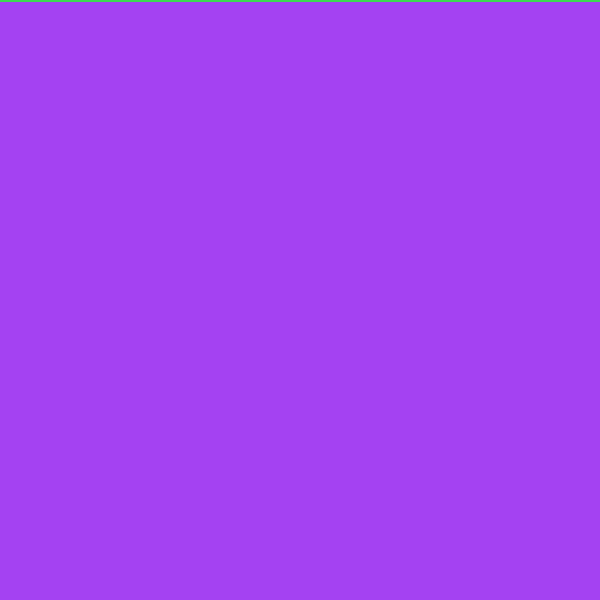
Frame 1 (no input)
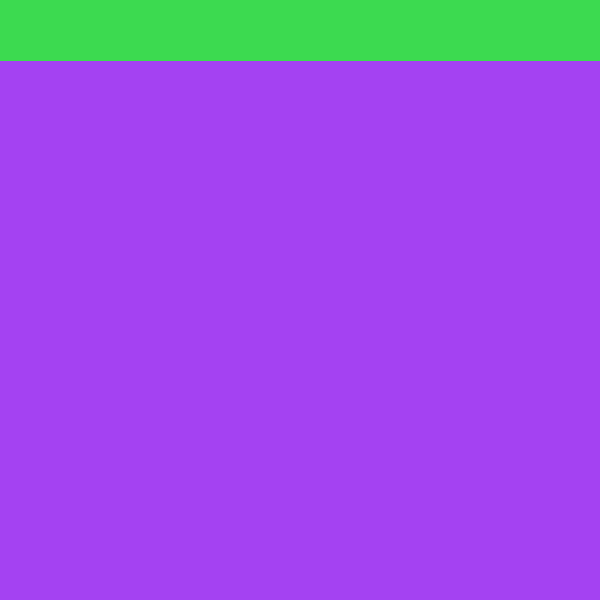
Frame 60 (the mouse pressed at the canvas centre just before this capture)
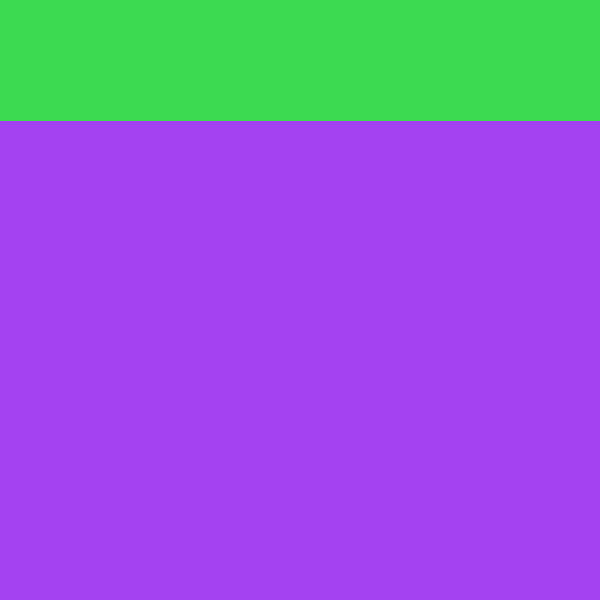
Frame 120 (the mouse held since frame 60 and released just before this capture)

The Processing sketch that drew these frames (run headless with seeded random() and noise(); from frame 60 on, the mouse is pressed at the canvas centre):

// Processing sketch: processing_50613
// ── processing_50613.pde

int vertical;
int mano;


void setup(){
  size (600,600);
  smooth();
  strokeWeight(3);
vertical=0;
mano=0;
  background(random(255),random(255),random(255));
  stroke(random(255),random(255),random(255));
  
}

void draw(){
  
  line(0,vertical,599,vertical);
  
  if (mano==0){  //cuando la linea baja
  vertical=vertical+1;
  }
  if(vertical>599) { //cuando la linea llega hasta abajo
    stroke(random(255),random(255),random(255));
    mano=1;
  }
  if (mano==1){ //cuando la linea sube
    vertical=vertical-1;
  }
  if (vertical<=0){ //cuando la linea llega hasta arriba
    stroke(random(255),random(255),random(255));
    mano=0;
  }
}             
